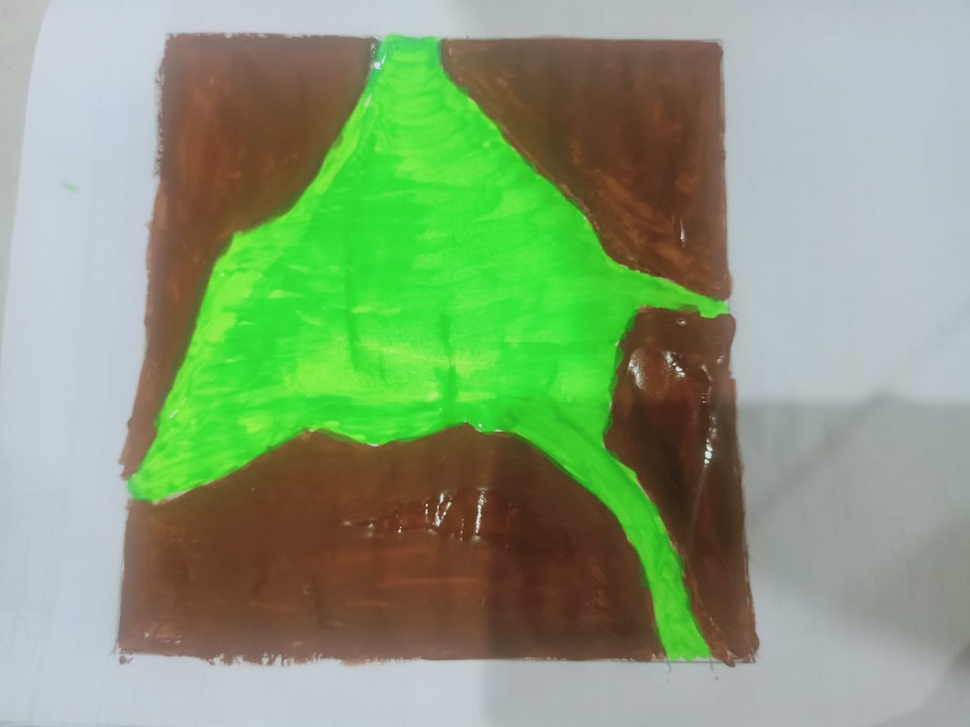
#> input picture map.jpeg, 970 x 727 px, shrunk from 1280 x 960 before the run, found by its file name
$ python -i FinalFunction.py   (imports and definitions only)
#> lines starting #> are read from the running program, lines starting #| are printed output that depends on the picture; after the words box and inside, x2 and y2 are one past the last pixel; in counts of white or black regions, pixels touching at a corner belong together
import cv2
import numpy as np
import imutils


def script():
    # read the map
    image = cv2.imread('map.jpeg')
#> image is the input picture: shape (727, 970, 3); mean B, G, R 120.6, 158.3, 134.8
    # convert map to hsv color space
    image = cv2.cvtColor(image, cv2.COLOR_BGR2HSV)
#> image: shape (727, 970, 3); mean H, S, V 60.6, 90.1, 171

    boundaries = np.array(
        (
            (
                (30, 70, 0),
                (180, 255, 255),
                (40, 40, 40),
            ),
            (
                (0, 40, 0),
                (20, 255, 255),
                (120, 120, 120),
            ),
        ),
        dtype="uint8",
    )

    (width, height, colors) = image.shape
#> width = 727; height = 970; colors = 3
    newImg = np.zeros(shape=(width, height, 1))
    for lower, upper, colour in boundaries:
        colour_mask = cv2.inRange(image, lower, upper)
        image[colour_mask == 255] = colour
        newImg[colour_mask == 255] = (colour[0]/255)
#> this loop made 2 passes
#> pass 1, in script, `colour_mask = cv2.inRange(image, lower, upper)`:
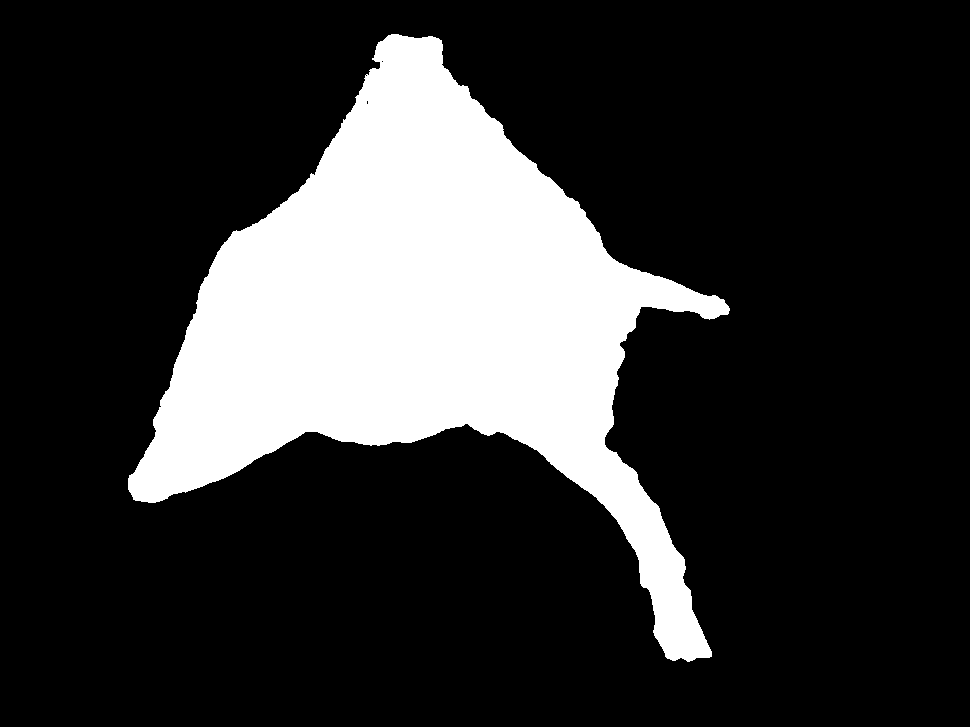
#> colour_mask: shape (727, 970); 20.5% white; 1 white region, box (x1, y1, x2, y2) and area: (128, 34, 730, 662) 144866
#> pass 2, in script, `colour_mask = cv2.inRange(image, lower, upper)`:
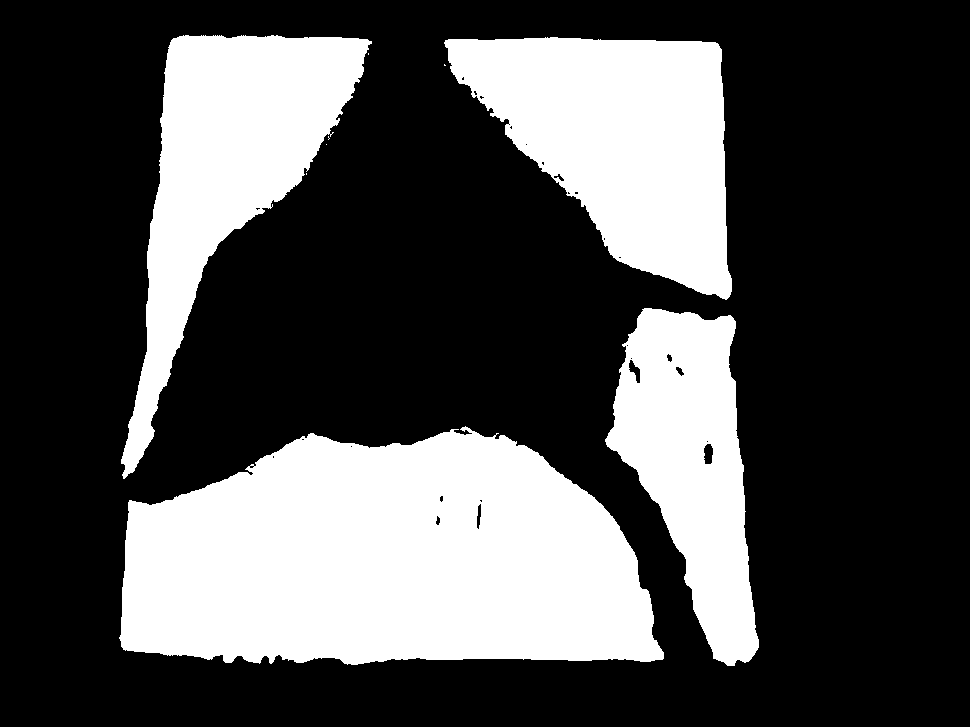
#> colour_mask: shape (727, 970); 31% white; 9 white regions (5 under 20 px), largest, box (x1, y1, x2, y2) and area: (119, 426, 664, 665) 101044, (444, 37, 732, 300) 46107, (121, 35, 372, 479) 40408, (605, 308, 759, 666) 30994
#> after the loop: image: shape (727, 970, 3); mean H, S, V 90.8, 55, 139.3
#> after the loop:
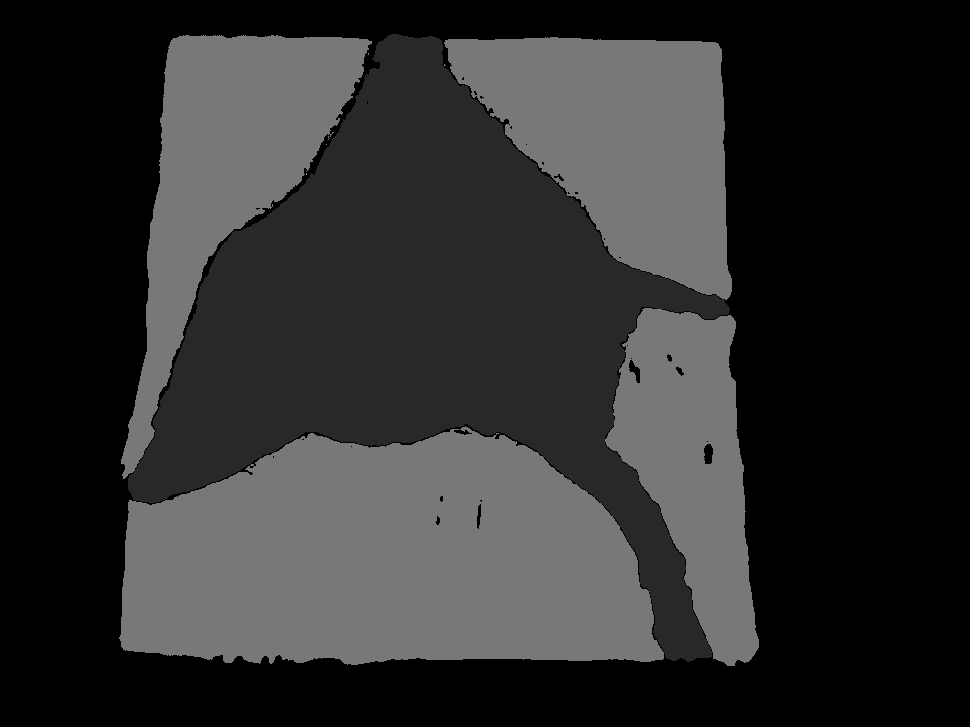
#> newImg: shape (727, 970, 1) float64; min 0, max 0.471, mean 0.178
    kernel = np.ones((20, 20), np.uint8)
    closing = cv2.morphologyEx(newImg, cv2.MORPH_CLOSE, kernel)
    savedImg = closing * 255
    savedImg = savedImg.astype(np.uint8)
    src_gray = cv2.blur(savedImg, (3, 3))

    v = np.median(src_gray)
#> v = 40
    sigma = 0.33
    # ---- Apply automatic Canny edge detection using the computed median----
    lower = int(max(0, (1.0 - sigma) * v))
#> lower = 26
    upper = int(min(255, (1.0 + sigma) * v))
#> upper = 53
    edged = cv2.Canny(src_gray, lower, upper)
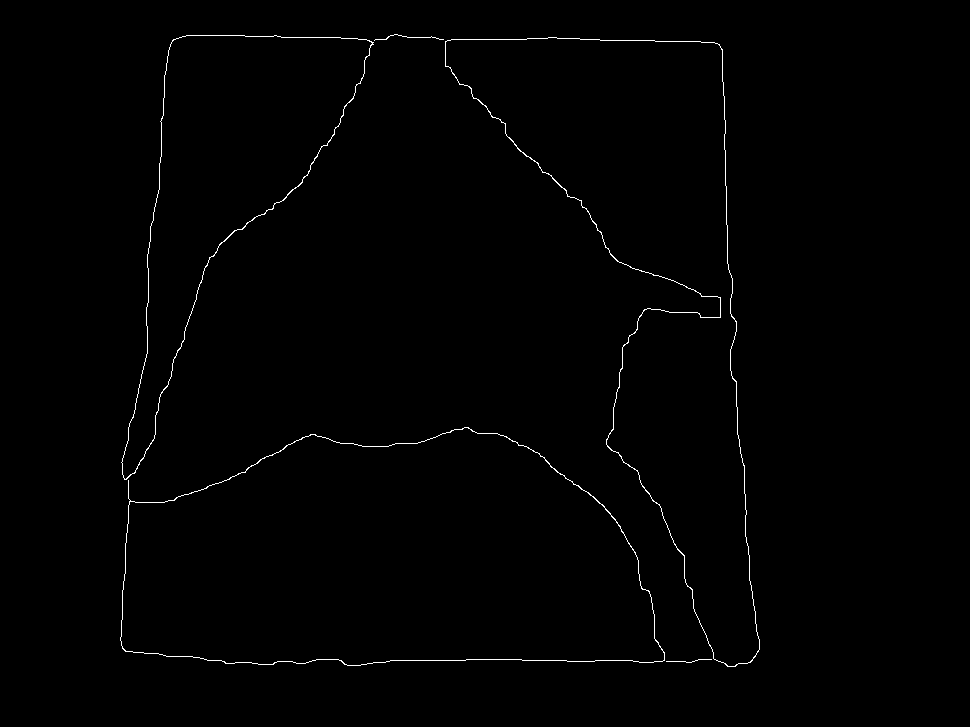
#> edged: shape (727, 970); 0.67% white in thin lines or dots, all inside (x1, y1, x2, y2) = (120, 34, 760, 667)
    x, y, w, h = cv2.boundingRect(edged)
#> x = 120; y = 34; w = 640; h = 633
    maxVal = max(h, w)
#> maxVal = 640
    roi = src_gray[y:y+maxVal, x:x+maxVal]
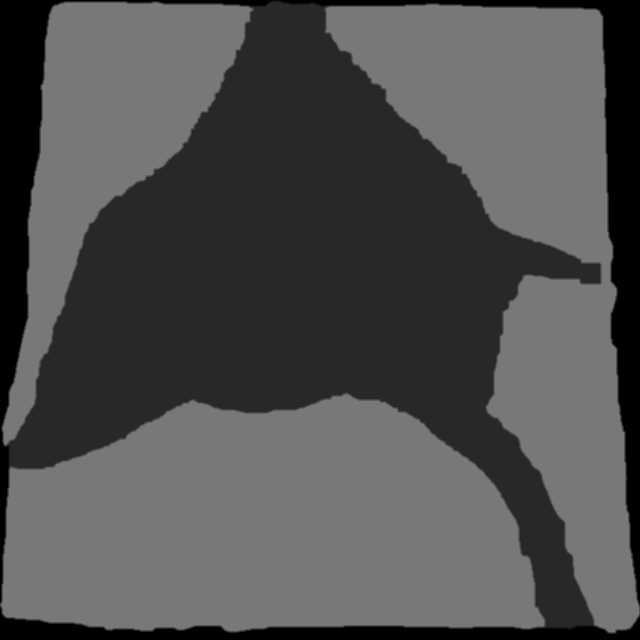
#> roi: shape (640, 640); min 0, max 120, mean 79.2
    image = roi.astype(np.uint8)
    #cv2.namedWindow("images", cv2.WINDOW_NORMAL)
    blurred = cv2.GaussianBlur(image, (5, 5), 0)
    thresh = cv2.threshold(blurred, 60, 255, cv2.THRESH_BINARY)[1]
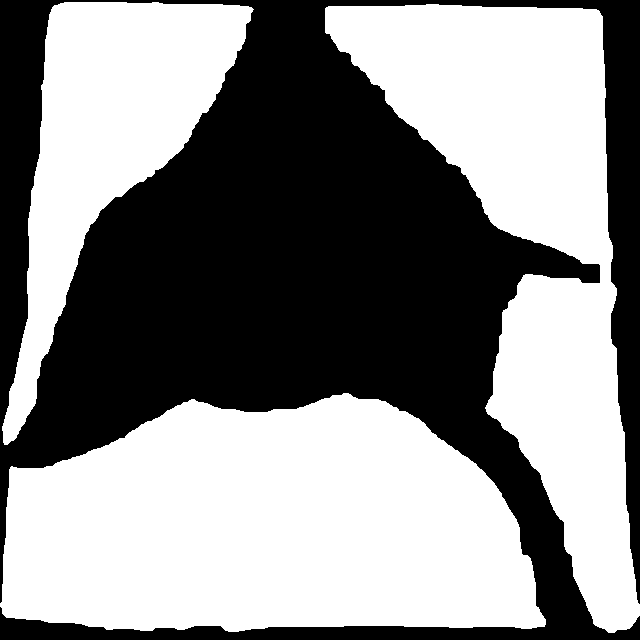
#> thresh: shape (640, 640); 54.4% white; 1 black region

    # find contours in the thresholded image
    cnts = cv2.findContours(thresh.copy(), cv2.RETR_EXTERNAL,
                            cv2.CHAIN_APPROX_SIMPLE)
#> cnts = 3 contours; box (x1, y1, x2, y2) and area: (0, 393, 546, 632) 101690, (325, 4, 640, 633) 78110, (2, 2, 254, 445) 40753
    cnts = imutils.grab_contours(cnts)

    # loop over the contours
    for c in cnts:
        # compute the center of the contour
        M = cv2.moments(c)
        cX = int(M["m10"] / M["m00"])
        cY = int(M["m01"] / M["m00"])
        # draw the contour and center of the shape on the image
        cv2.drawContours(image, [c], -1, (0, 255, 0), 2)
        cv2.circle(image, (cX, cY), 20, (255, 255, 255), -1)

        # find smaller contours
        for j in range(1, 101):
            scalingFactor = j/100.0
            color = 255 - (2.25*j) + 40
            contourClone = c.copy()
            for i in contourClone:
                x = i[0][0] - cX
                y = i[0][1] - cY
                x = x*scalingFactor
                y = y*scalingFactor
                x += cX
                y += cY
                i[0][0] = x
                i[0][1] = y
            # change thickness and color(color for every loop)
            cv2.drawContours(image, [contourClone], -1,
                             (color, color, color), 2)
#> this loop made 3 passes
#> (cX, cY) on passes 1 to 3: (266, 526), (529, 237), (109, 134)
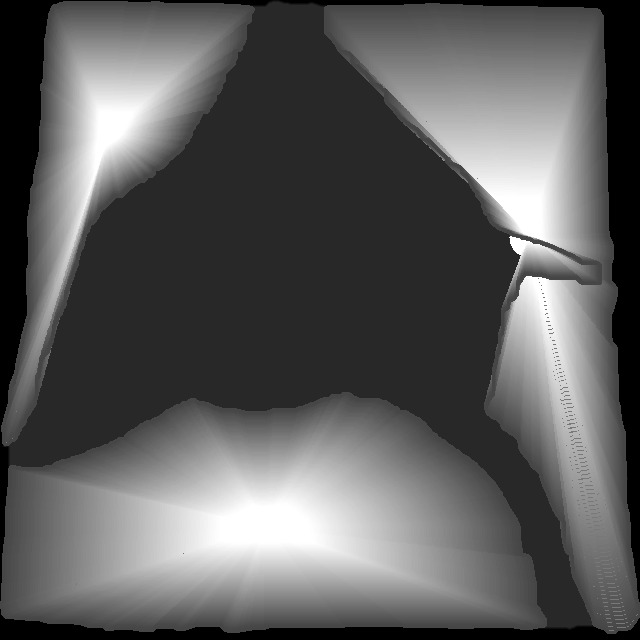
#> image: shape (640, 640); min 0, max 255, mean 92
#> after the loop, i = [[126, 2]]
    final = cv2.GaussianBlur(image, (15, 15), cv2.BORDER_DEFAULT)
    return final


""" cv2.imshow("images", final)
cv2.waitKey(0)
cv2.imwrite('final2.jpg', final) """

>>> result = script()
